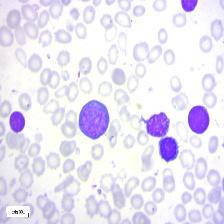
#> input picture Detección de leucemia con Python/Dataset/Benign/modified_mirrorx_WBC-Benign-038.jpg, 224 x 224 px, found by its file name; its folder holds only this picture in this run
$ python leukemia.py
#> lines starting #> are read from the running program, lines starting #| are printed output that depends on the picture; after the words box and inside, x2 and y2 are one past the last pixel; in counts of white or black regions, pixels touching at a corner belong together
import os
import numpy as np
from PIL import Image
import matplotlib.pyplot as plt
import cv2
import shutil
from sklearn.model_selection import train_test_split
import keras
from sklearn.metrics import f1_score, precision_score, recall_score
from sklearn.metrics import confusion_matrix, ConfusionMatrixDisplay


def detect_roi(image):
    # Convertir la imagen a escala de grises si tiene 3 canales (RGB)
    if len(image.shape) == 3 and image.shape[2] == 3:
        image = cv2.cvtColor(image, cv2.COLOR_RGB2GRAY)

    # Asegurarse de que la imagen esté en formato de 8 bits (CV_8U)
    image = np.uint8(image)

    # Aplicar desenfoque para reducir ruido
    blurred = cv2.GaussianBlur(image, (5, 5), 0)

    # Detectar bordes usando el algoritmo Canny
    edges = cv2.Canny(blurred, threshold1=30, threshold2=100)

    # Encontrar los contornos de las regiones de interés
    contours, _ = cv2.findContours(edges, cv2.RETR_EXTERNAL, cv2.CHAIN_APPROX_SIMPLE)

    # Dibujar los contornos sobre la imagen original
    image_with_contours = cv2.cvtColor(image, cv2.COLOR_GRAY2RGB)  # Convertir de nuevo a RGB si era en gris
    cv2.drawContours(image_with_contours, contours, -1, (0, 255, 0), 2)  # Dibujar contornos en verde

    # Extraer y mostrar la primera ROI encontrada (puedes ajustar esto)
    if contours:
        # Extraer el contorno más grande (puedes ajustar esto para ROIs específicas)
        largest_contour = max(contours, key=cv2.contourArea)
        x, y, w, h = cv2.boundingRect(largest_contour)  # Obtener el rectángulo delimitador
        roi = image[y:y+h, x:x+w]
        # Mostrar la ROI extraída
        cv2.imshow("ROI", roi)

    return image_with_contours


def load_and_preprocess_image(image_path):
    # Cargar la imagen
    image = Image.open(image_path).convert('RGB')  # Asegurar que está en modo RGB
#> image is the input picture: PIL image 224x224 RGB; mean R, G, B 232.8, 228.4, 243.2
    # Redimensionar la imagen a 224x224 píxeles
    image = image.resize((224, 224))
    # Convertir la imagen a un array NumPy
    image = np.array(image)
    # Convertir a escala de grises
    image = cv2.cvtColor(image, cv2.COLOR_RGB2GRAY)
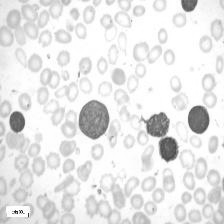
#> image: shape (224, 224); min 19, max 255, mean 231.4
    # Normalizar los píxeles a un rango entre 0 y 1
    image = image / 255.0

    # Realce de contraste
    blurred = cv2.GaussianBlur(image, (5, 5), 0)
    sharpened = cv2.addWeighted(image, 1.5, blurred, -0.2, 0) #entre -0.4 y -0.2 está chido, 0 también se ve prometedor
    image = np.clip(sharpened, 0, 1)  # Asegurar que los valores estén en [0, 1]
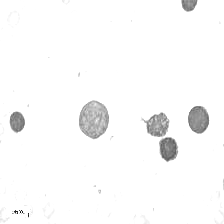
#> image: shape (224, 224) float64; min 0, max 1, mean 0.979

    # Expandir las dimensiones para agregar un canal (de (224, 224) a (224, 224, 1))
    image = np.expand_dims(image, axis=-1)

    image_with_roi = detect_roi(image)
#> in detect_roi, `image = np.uint8(image)`:
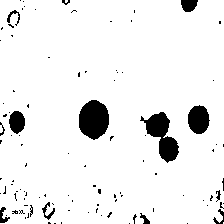
#> image: shape (224, 224, 1); values 0 (black) and 1 (white), 93% white; 103 black regions (89 under 20 px), largest, box (x1, y1, x2, y2) and area: (79, 100, 109, 140) 925, (140, 112, 179, 163) 886, (188, 105, 210, 134) 488
#> in detect_roi, `blurred = cv2.GaussianBlur(image, (5, 5), 0)`:
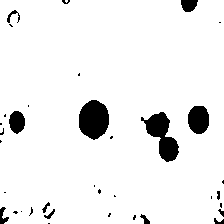
#> blurred: shape (224, 224); values 0 (black) and 1 (white), 93.6% white; 36 black regions (23 under 20 px), largest, box (x1, y1, x2, y2) and area: (79, 100, 109, 140) 925, (141, 112, 179, 162) 886, (188, 106, 209, 134) 486
#> in detect_roi, `edges = cv2.Canny(blurred, threshold1=30, threshold2=100)`: edges: shape (224, 224); every value is 0
#> in detect_roi, `contours, _ = cv2.findContours(edges, cv2.RETR_EXTERNAL, cv2.CHAIN_APP..`: contours = []

    return image_with_roi


dataset_dir = 'C:/Users/amado/Desktop/Leukemia/Dataset'
class_names = ['Benign', 'Early', 'Pre', 'Pro']
images = []
labels = []

# Recorrer cada clase y cargar las imágenes correspondientes
for class_id, class_name in enumerate(class_names):
    class_path = os.path.join(dataset_dir, class_name)

    # Asegurarnos de que la carpeta existe
    if os.path.isdir(class_path):
        # Recorrer todas las imágenes en la carpeta de la clase
        for image_name in os.listdir(class_path):
            image_path = os.path.join(class_path, image_name)

            # Verificar que sea un archivo de imagen
            if image_path.lower().endswith(('png', 'jpg', 'jpeg')):
                # Cargar y preprocesar la imagen
                image = load_and_preprocess_image(image_path)
                # Añadir la imagen y la etiqueta a las listas
                images.append(image)
                labels.append(class_id)  # Guardar el ID de la clase (Benign=0, Early=1, Pre=2, Pro=3)
#> pass 2 of the loop `for class_id, class_name in enumerate(class_names):`:
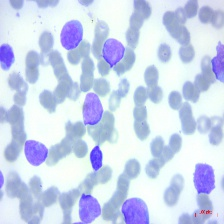
#> input picture Detección de leucemia con Python/Dataset/Early/WBC-Malignant-Early-003.jpg, 224 x 224 px, found by its file name
#> in load_and_preprocess_image, image is the input picture: PIL image 224x224 RGB; mean R, G, B 202.7, 213.9, 238.4
#> in detect_roi (call 2), `image = np.uint8(image)`:
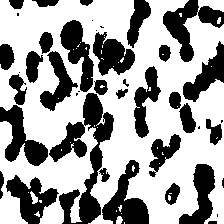
#> image: shape (224, 224, 1); values 0 (black) and 1 (white), 62.6% white; 42 black regions (11 under 20 px), largest, box (x1, y1, x2, y2) and area: (49, 93, 114, 224) 2997, (163, 0, 224, 62) 1423, (102, 160, 149, 224) 1414
#> in detect_roi (call 2), `blurred = cv2.GaussianBlur(image, (5, 5), 0)`:
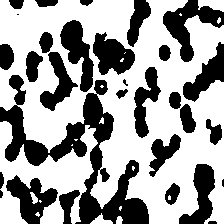
#> blurred: shape (224, 224); values 0 (black) and 1 (white), 62.5% white; 30 black regions (4 under 20 px), largest, box (x1, y1, x2, y2) and area: (0, 75, 149, 224) 5945, (163, 0, 224, 62) 1441, (6, 175, 58, 224) 1247


# Convertir las listas de imágenes y etiquetas a arrays NumPy
images = np.array(images)
labels = np.array(labels)

# Verificar las dimensiones de las imágenes y etiquetas
print(f"\n\nDimensiones de las imágenes: {images.shape}")  # (n_imágenes, 224, 224, 3)
#| Dimensiones de las imágenes: (2, 224, 224, 3)
print(f"Dimensiones de las etiquetas: {labels.shape}")  # (n_imágenes, )
#| Dimensiones de las etiquetas: (2,)


# Crear el directorio de salida para imágenes procesadas
output_dir = "ProcessedDataSet"
if os.path.exists(output_dir):
    shutil.rmtree(output_dir)  # Eliminar el directorio si ya existe
os.makedirs(output_dir)


for class_index, class_name in enumerate(class_names):
    # Crear una carpeta para la clase en el directorio de salida
    class_dir = os.path.join(output_dir, class_name)
    os.makedirs(class_dir)

    # Obtener todos los índices de las imágenes de la clase
    image_indices = np.where(labels == class_index)[0]

    # Guardar todas las imágenes procesadas de la clase
    for idx, img_idx in enumerate(image_indices):
        # Convertir la imagen de numpy a PIL
        processed_img = Image.fromarray((images[img_idx].squeeze() * 255).astype(np.uint8))
        # Guardar la imagen
        img_path = os.path.join(class_dir, f"{class_name}_{idx+1}.png")
        processed_img.save(img_path)
#> this loop made 4 passes
#> pass 2, `processed_img.save(img_path)`:
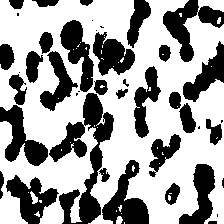
#> saved as Early_1.png: PIL image 224x224 RGB; 62.6% white; 42 black regions (11 under 20 px), largest, box (x1, y1, x2, y2) and area: (49, 93, 114, 224) 2997, (163, 0, 224, 62) 1423, (102, 160, 149, 224) 1414


# Primero dividir en entrenamiento (80%) y temporal (20%)
X_train, X_temp, y_train, y_temp = train_test_split(images, labels, test_size=0.2, random_state=42)

# Luego dividir el conjunto temporal en validación y prueba (50% cada uno, que representa 10% del total)
#> (the run stopped early here; a loop or call above may not have finished)
